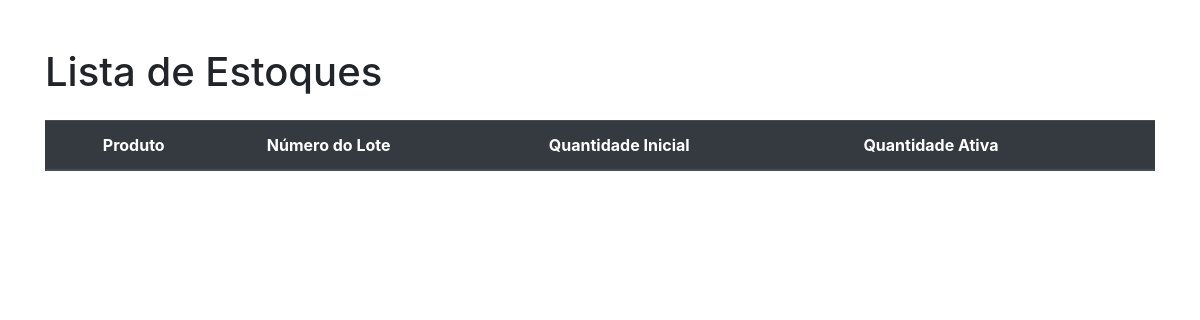
Page /estoques/ on the earlier database version.
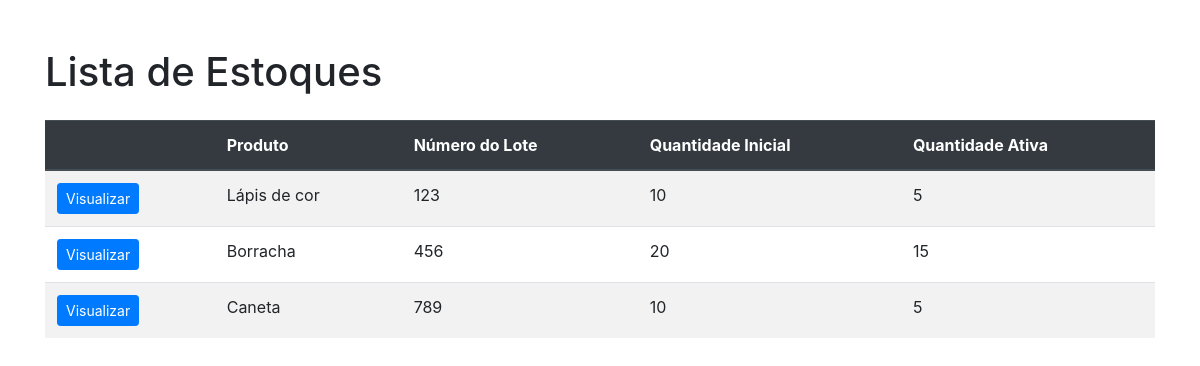
Same page on the later database version.
### stockflow/models/Estoque.py (models this page shows)
class Estoque(models.Model):
    produto_id   = models.ForeignKey(Produto, on_delete=models.CASCADE)
    nro_lote     = models.CharField(max_length=100)
    qtde_inicial = models.IntegerField()
    qtde_ativa   = models.IntegerField()

### stockflow/models/Produto.py (models this page shows, shortened)
class Produto(models.Model):
    nome = models.CharField(max_length=250)

### stockflow/views.py (the view)
# urls.py: path('estoques/', EstoqueListView.as_view(), name='estoque-list'),
class EstoqueListView(ListView):
    model = Estoque
    template_name = 'estoque_list.html'
    context_object_name = 'estoques'

### stockflow/templates/estoque_list.html (shortened to what this page needs)
<!DOCTYPE html>
<html lang="en">
<head>
    <link rel="stylesheet" href="https://cdn.jsdelivr.net/npm/bootstrap@4.3.1/dist/css/bootstrap.min.css">
</head>
<body>
    <div class="container mt-5">
        <h1 class="mb-4">Lista de Estoques</h1>
        <table class="table table-striped">
            <thead class="thead-dark">
                <tr>
                    <th></th>
                    <th>Produto</th>
                    <th>Número do Lote</th>
                    <th>Quantidade Inicial</th>
                    <th>Quantidade Ativa</th>
                </tr>
            </thead>
            <tbody>
                {% for estoque in estoques %}
                <tr>
                    <td>
                        <a href="{% url 'estoque_detail' estoque.id %}" class="btn btn-primary btn-sm">Visualizar</a>
                    </td>
                    <td>{{ estoque.produto_id.nome }}</td>
                    <td>{{ estoque.nro_lote }}</td>
                    <td>{{ estoque.qtde_inicial }}</td>
                    <td>{{ estoque.qtde_ativa }}</td>
                </tr>
                {% endfor %}
            </tbody>
        </table>
    </div>
</body>
</html>

Differences in the rows shown:
added Estoque: produto_id.nome "Lápis de cor", nro_lote "123", qtde_inicial "10", qtde_ativa "5"
added Estoque: produto_id.nome "Borracha", nro_lote "456", qtde_inicial "20", qtde_ativa "15"
added Estoque: produto_id.nome "Caneta", nro_lote "789", qtde_inicial "10", qtde_ativa "5"
